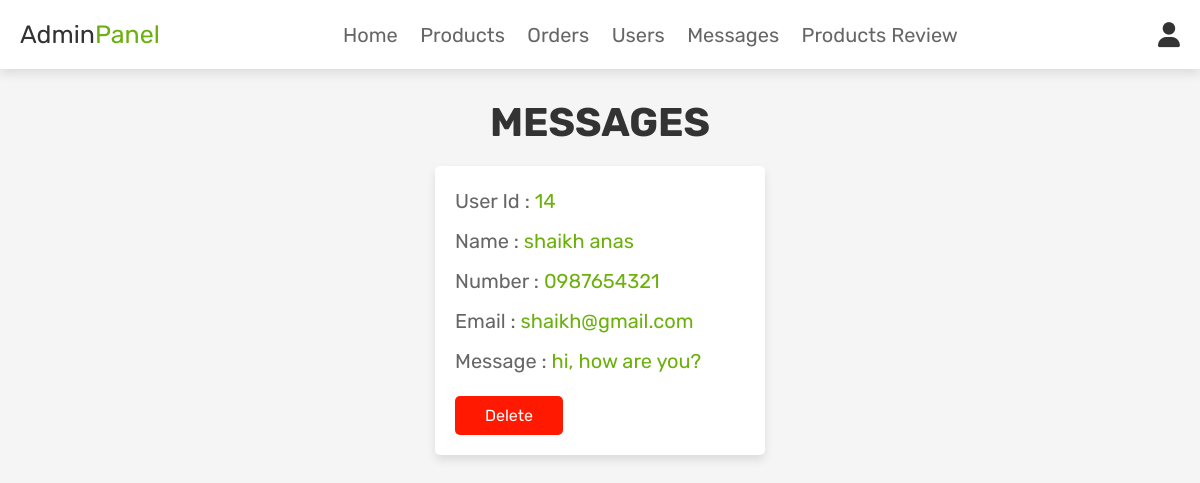
/admin_contacts.php (signed in), run on the app's committed database.
### tables this page shows
CREATE TABLE `tbl_message` (
  `id` int(100) NOT NULL,
  `user_id` int(100) NOT NULL,
  `name` varchar(100) NOT NULL,
  `email` varchar(100) NOT NULL,
  `number` varchar(12) NOT NULL,
  `message` varchar(500) NOT NULL
);

### admin_contacts.php (the view, shortened to what this page needs)
<?php
@include 'config.php';
?>
<!DOCTYPE html>
<html lang="en">
<head>
   <link rel="stylesheet" href="https://cdnjs.cloudflare.com/ajax/libs/font-awesome/6.0.0/css/all.min.css">
   <link rel="stylesheet" href="css/admin_style.css">
</head>
<body>
   <?php @include 'admin_header.php'; ?>
   <section class="messages">
      <h1 class="title">Messages</h1>
      <div class="box-container">
         <?php
         $select_message = mysqli_query($conn, "SELECT * FROM tbl_message") or die('query failed');
         if (mysqli_num_rows($select_message) > 0) {
            while ($fetch_message = mysqli_fetch_assoc($select_message)) {
         ?>
               <div class="box">
                  <p>User Id : <span><?php echo $fetch_message['user_id']; ?></span> </p>
                  <p>Name : <span><?php echo $fetch_message['name']; ?></span> </p>
                  <p>Number : <span><?php echo $fetch_message['number']; ?></span> </p>
                  <p>Email : <span><?php echo $fetch_message['email']; ?></span> </p>
                  <p>Message : <span><?php echo $fetch_message['message']; ?></span> </p>
                  <a href="admin_contacts.php?delete=<?php echo $fetch_message['id']; ?>" onclick="return confirm('delete this message?');" class="delete-btn">delete</a>
               </div>
         <?php
            }
         } else {
            echo '<p class="empty">you have no messages!</p>';
         }
         ?>
      </div>
   </section>
</body>
</html>

### admin_style.css (style rules this page uses)
:root { --monsteradeliciosa: #6bb00b; --red: #ff1900; --black: #333; --white: #fff; --light-color: #666; --light-white: #ccc; --light-bg: #f5f5f5; --border: .2rem solid var(--black); --box-shadow: 0 .5rem 1rem rgba(0, 0, 0, .1); }
* { font-family: 'Rubik', sans-serif; margin: 0; padding: 0; box-sizing: border-box; outline: none; border: none; text-decoration: none; transition: all .2s linear; }
html { font-size: 62.5%; overflow-x: hidden; scroll-behavior: smooth; scroll-padding-top: 6.5rem; }
body { background: var(--light-bg); }
section { padding: 3rem 2rem; }
.title { text-align: center; margin-bottom: 2rem; color: var(--black); text-transform: uppercase; font-size: 4rem; }
.btn, .delete-btn, .option-btn { display: inline-block; border-radius: .5rem; margin-top: 1rem; font-size: 16px; color: var(--white); cursor: pointer; padding: 1rem 3rem; text-transform: capitalize; }
.delete-btn { background-color: var(--red); }
.messages .box-container { display: grid; grid-template-columns: repeat(auto-fit, 33rem); gap: 1.5rem; align-items: flex-start; max-width: 1200px; margin: 0 auto; justify-content: center; }
.messages .box-container .box { padding: 2rem; background-color: var(--white); box-shadow: var(--box-shadow); border-radius: .5rem; }
.messages .box-container .box p { font-size: 2rem; color: var(--light-color); margin-bottom: 1rem; line-height: 1.5; }
.messages .box-container .box p span { color: var(--monsteradeliciosa); }
:root { --main-color1: #eb4d4b; --text-color: #131e2c; }

### data on the page
tbl_message: user "14", name "shaikh anas", number "0987654321", email "shaikh@gmail.com", message "hi, how are you?"
